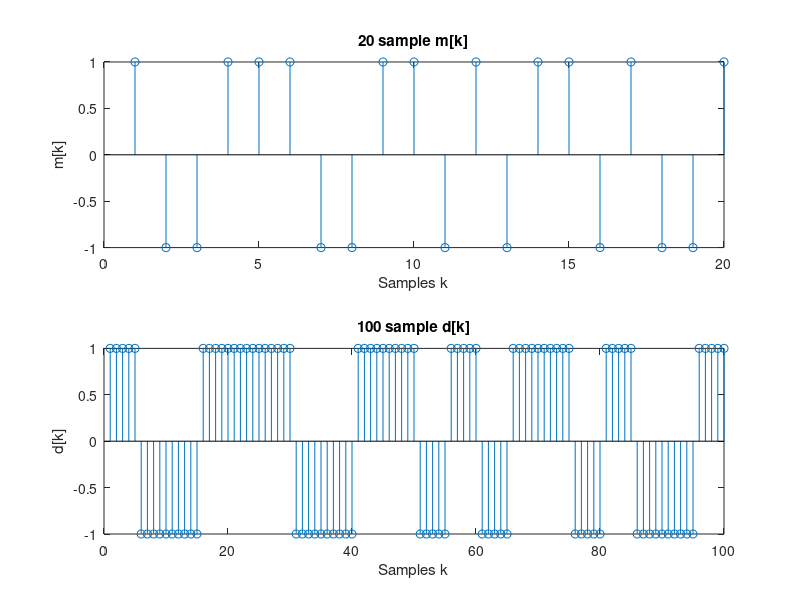
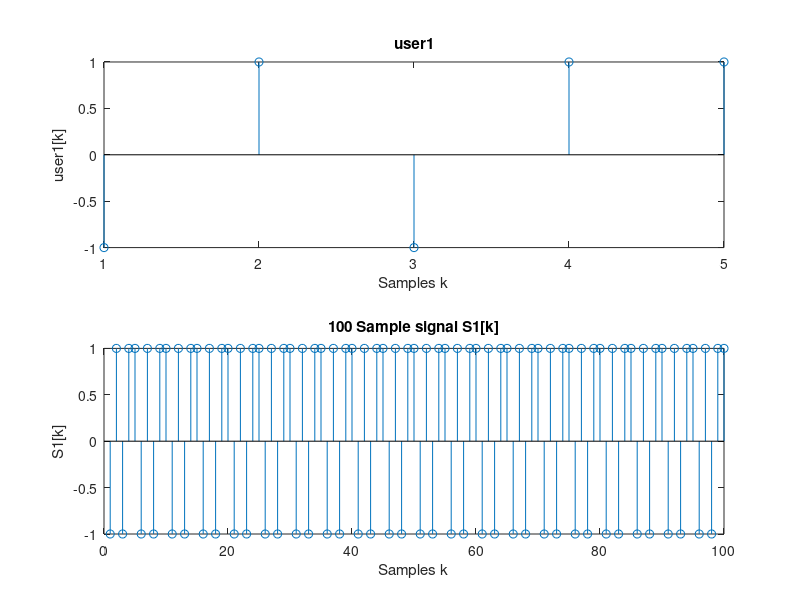
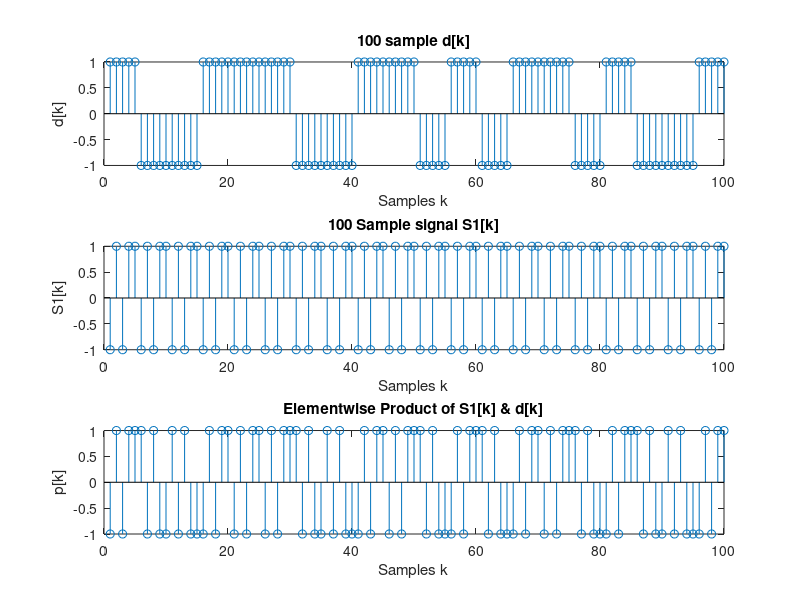
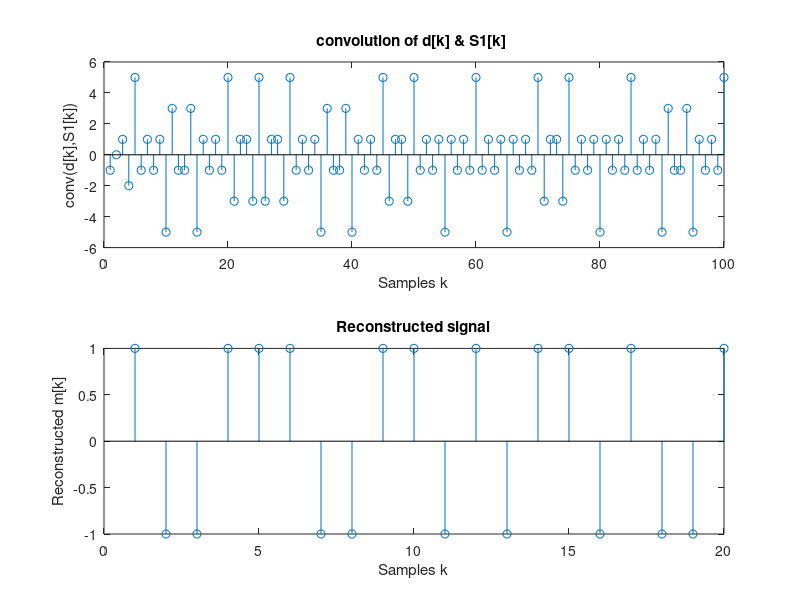

The MATLAB source for these figures, in order: (Note: this script raises an error after producing the figures.)
%%%%%%%%%%%%%%%%%%%%%%%%%%%%%%%%%%%%%%%%%%%%%%%%%%%%%%%%%%%%%%%%%%%%%%%%
%Name: Aparna Hariyani
%UFID: 69185846
%Course: EEE 5502
%Project3 - Convolution (Matched Filtering)
%%%%%%%%%%%%%%%%%%%%%%%%%%%%%%%%%%%%%%%%%%%%%%%%%%%%%%%%%%%%%%%%%%%%%%%%%

close all;
clear all;
clc;

N=5;

rng(1); %To ensure same sequence everytime
x = randi(2,1,20); %generate a random sequence of length 20

%y = repmat(x,1,5); %N= 5 Repeattions

x(x==2) = [-1]; %Replace all 2's by -1 to get a random sequence of -1 & 1

d = upsample(x,N);
l1 = length(d);
for len = 1:l1  %removing zeros 
    if d(len) == 0
        d(len) = d(len-1);
    end
end
figure(1);
subplot(2,1,1);
stem(x) %plotting m[k]
title('20 sample m[k]');
xlabel('Samples k');
ylabel('m[k]');
subplot(2,1,2);
stem(d) %plotting m[k]
title('100 sample d[k]');
xlabel('Samples k');
ylabel('d[k]');

user1= [-1 1 -1 1 1];   %user 1
h1 = [1 1 -1 1 -1 ];    % reverse image of user 1

user1N = (repmat(user1,1,20)); % user1 for 100 samples
figure(2);
subplot(2,1,1);
stem(user1);
title('user1');
xlabel('Samples k');
ylabel('user1[k]');
subplot(2,1,2);
stem(user1N)
title('100 Sample signal S1[k]');
xlabel('Samples k');
ylabel('S1[k]');

p = (d .* user1N); % pint wise multiplication of d[k] & user 1 

figure(3);
subplot(3,1,1);
stem(d) %plotting m[k]
title('100 sample d[k]');
xlabel('Samples k');
ylabel('d[k]');
subplot(3,1,2);
stem(user1N)
title('100 Sample signal S1[k]');
xlabel('Samples k');
ylabel('S1[k]');
subplot(3,1,3);
stem(p)
title('Elementwise Product of S1[k] & d[k]');
xlabel('Samples k');
ylabel('p[k]');

%%%%%%%%%%%%%%%%%%%%%%%%%%%%%%%%%%%%%%%%%%%%%%%%%%%%%%%%%%%%%%%%%%%%%%
% Part A
%%%%%%%%%%%%%%%%%%%%%%%%%%%%%%%%%%%%%%%%%%%%%%%%%%%%%%%%%%%%%%%%%%%%%%

y1 = conv(p,h1);


th = N-1;
j = 1;
for i = 1:length(p)
    if (mod(i,N) == 0)
        if (abs(y1(i)) > th )
            r1(j) = y1(i)/(th+1); % m2k is the message signal obtained at the receiver side, dividining by gain N to get original signal
            j = j+1;
        else 
%             if (j < length(d1))
            r1(j) = 0; % for those values which are below the threshold and should be rpresented to have the sample values k
            j = j+1;
%             end
        end
    end
end
j=1;
figure(4);
subplot(2,1,1);
stem(y1);
xlim([0 100]);
title('convolution of d[k] & S1[k] ');
xlabel('Samples k');
ylabel('conv(d[k],S1[k])');
subplot(2,1,2);
stem(r1);
title('Reconstructed signal');
xlabel('Samples k');
ylabel('Reconstructed m[k]');

% Finding error rate 

hError = comm.ErrorRate;  % Using communication toolbox
input = reshape(x,length(x),1);
output = reshape(r1,length(r1),1);
errorRate1 = step(hError,input,output);

display('Part 1');
display(errorRate1(1),'Error rate for Part 1 ');
display(errorRate1(2),'No. of erroneous bits for Part 1 ');
display(errorRate1(3),'Total no. of samples ');



%%%%%%%%%%%%%%%%%%%%%%%%%%%%%%%%%%%%%%%%%%%%%%%%%%%%%%%%%%%%%%%%%%%%%%
% Part B
%%%%%%%%%%%%%%%%%%%%%%%%%%%%%%%%%%%%%%%%%%%%%%%%%%%%%%%%%%%%%%%%%%%%%%
user2= [-1 -1 -1 -1 1];   %user 1
h2 = [1 -1 -1 -1 -1 ];    % reverse image of user 1

y2 = conv(p,h2);
th = N-3;
for i = 1:length(p)
%     if (mod(i,N) == 0)
        if (abs(y2(i)) > th )
            r2(j) = y2(i)/(th+1); % m2k is the message signal obtained at the receiver side, dividining by gain N to get original signal
            j = j+1;
%         else 
% %             if (j < length(d1))
%             r2(j) = 0 % for those values which are below the threshold and should be rpresented to have the sample values k
%             j = j+1;
%             end
        end
%     end
end
j = 1;
th = N-1;
for i = 1:length(p)
    if (mod(i,N) == 0)
        if (abs(y2(i)) > th )
            r21(j) = y2(i)/(th+1); % m2k is the message signal obtained at the receiver side, dividining by gain N to get original signal
            j = j+1;
        else 
%             if (j < length(d1))
            r21(j) = 0; % for those values which are below the threshold and should be rpresented to have the sample values k
            j = j+1;
%             end
        end
    end
end

r2 = r2(1:length(x));

figure(5);
subplot(3,1,1);
stem(y2);
xlim([0 100]);
title('convolution of d[k] & S2[k] ');
xlabel('Samples k');
ylabel('conv(S2[k],d[k])');
subplot(3,1,2);
stem(r2);
title('Reconstruction for part B at th = 2');
xlabel('Samples k');
ylabel('Reconstructed m[k]');
subplot(3,1,3);
stem(r21);
title('Reconstruction for part B at th = 4');
xlabel('Samples k');
ylabel('Reconstructed m[k]');

hError = comm.ErrorRate;  % Using communication toolbox
input2 = reshape(x,length(x),1);
output2 = reshape(r2,length(r2),1);
errorRate2 = step(hError,input2,output2);

disp('Part 2');
display(errorRate2(1),'Error rate for Part 2 ');
display(errorRate2(2),'No. of erroneous bits for Part 2 ');
display(errorRate2(3),'Total no. of samples ');

%%%%%%%%%%%%%%%%%%%%%%%%%%%%%%%%%%%%%%%%%%%%%%%%%%%%%%%%%%%%%%%%%%%%%%
% Part C
%%%%%%%%%%%%%%%%%%%%%%%%%%%%%%%%%%%%%%%%%%%%%%%%%%%%%%%%%%%%%%%%%%%%%%

dNoise = awgn(d,0,'measured');

pNoise = (dNoise .* user1N); % pint wise multiplication of d[k] & user 1 

figure(6);
subplot(3,1,1);
stem(dNoise) %plotting m[k]
title('100 sample d[k] with 0dB Noise');
ylabel('d[k] with noise');
xlabel('Sample k');
subplot(3,1,2);
stem(user1N)
title('100 Sample signal S1[k]');
ylabel('S1[k]');
xlabel('Sample k');
subplot(3,1,3);
stem(pNoise)
title('noisy signal product');
ylabel('dNoise[k] * S1[k]');
xlabel('Sample k');

yNoise = conv(pNoise,h1);


th = N-3;
j = 1;
for i = 1:length(p)
    if (mod(i,N) == 0)
        if (abs(yNoise(i)) > th )
            rNoise(j) = yNoise(i)/(th+1); % m2k is the message signal obtained at the receiver side, dividining by gain N to get original signal
            j = j+1;
        else 
%             if (j < length(d1))
            rNoise(j) = 0; % for those values which are below the threshold and should be rpresented to have the sample values k
            j = j+1;
%             end
        end
    end
end
j=1;

for i = 1:length(rNoise)
    if (rNoise(i) > 0)
        rNoise(i) = 1;
    else
        if (rNoise(i) < 0) % else it will remove the 0s place in previous steps too, so check required
            rNoise(i) = -1;
        end
    end
end
figure(7);
subplot(2,1,1);
stem(yNoise);
xlim([0 100]);
title('convolution of Noisy p[k] & S1[k]');
ylabel('Conv(pNoise[k]*S1[k])');
xlabel('Sample k');
subplot(2,1,2);
stem(rNoise);
title('Reconstructed Noisy signal');
ylabel('Recontructed m[k]');
xlabel('Sample k');

% Finding error rate 

hError = comm.ErrorRate;  % Using communication toolbox
input3 = reshape(x,length(x),1);
output3 = reshape(rNoise,length(rNoise),1);
errorRate3 = step(hError,input3,output3);

disp('Part 3');
display(errorRate3(1),'Error rate for Part 3 ');
display(errorRate3(2),'No. of erroneous bits for Part 3 ');
display(errorRate3(3),'Total no. of samples ');
